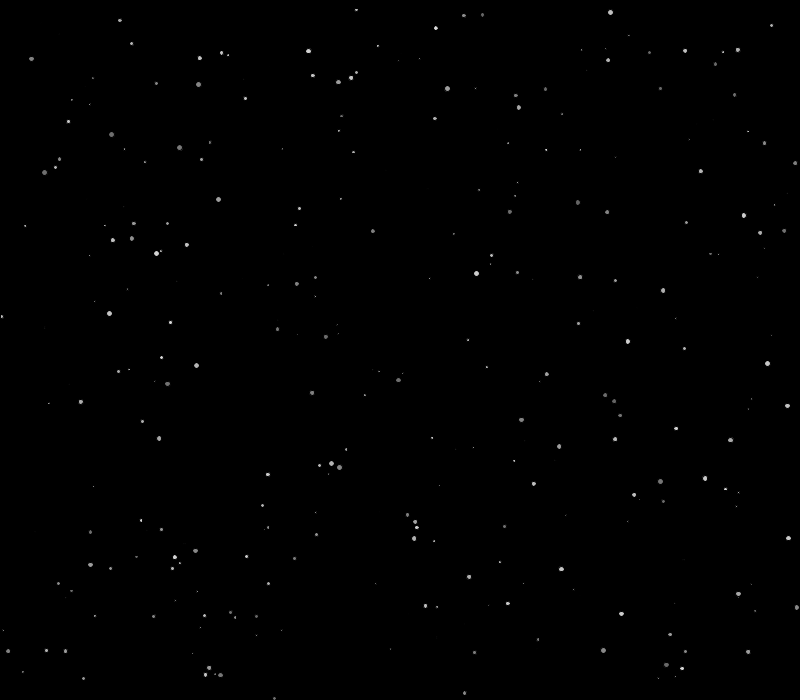
Frame 1 (no input)
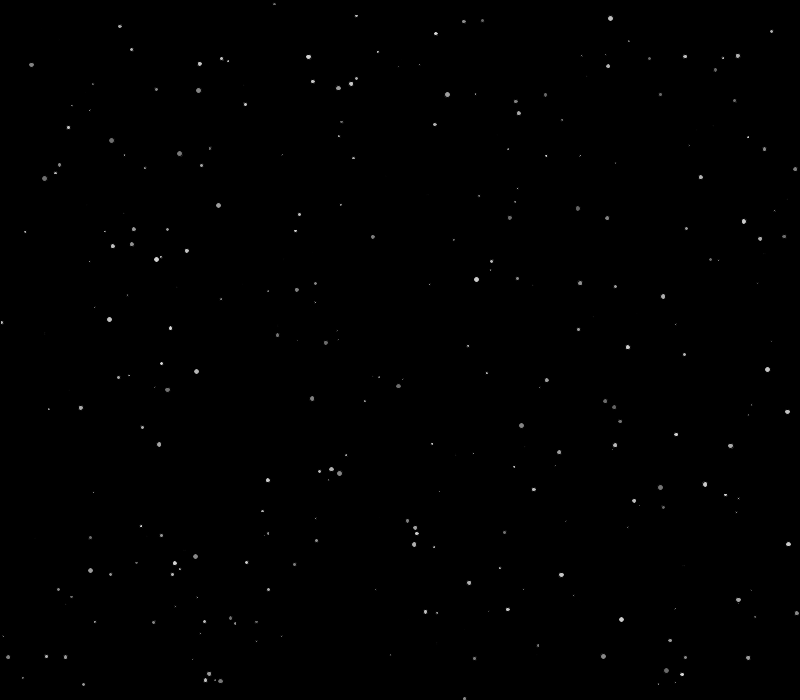
Frame 60 (the mouse pressed at the canvas centre just before this capture)
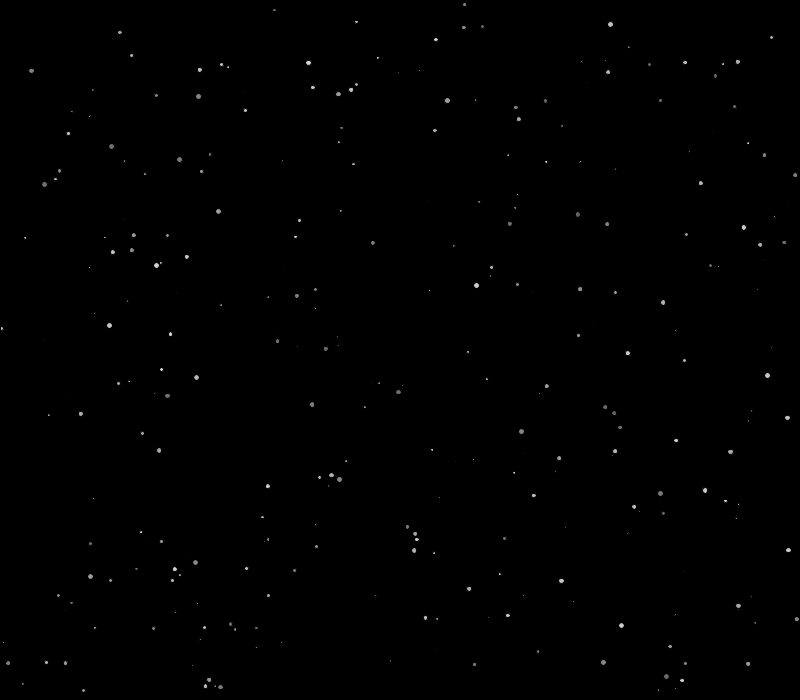
Frame 120 (the mouse held since frame 60 and released just before this capture)

The Processing sketch that drew these frames (run headless with seeded random() and noise(); from frame 60 on, the mouse is pressed at the canvas centre):

// Processing sketch: week_8
// ── week_8.pde
int stars = 300;

float [] x = new float [stars]; //this declares x as an array
float [] y = new float [stars];
float [] shade = new float [stars];
float [] diameter = new float [stars];

void setup () {
  size (800, 700);

  //(arrays have a property called .length .... example: x.length)
  // x= new float [5]; //this creates an array of five empty float values for x

  //x[0] = 30;
  //x[1] = 66;
  //x[2]= 1;
  //x[3] = 95;
  //x[4] = 112;

  for (int i = 0; i<x.length; i++) {
    x[i] = random (1, width);
    y[i] = random (1, height);
    shade [i] = random (100, 220);
    diameter [i] = random (1, 6);
  }
}


void draw () {
  background(0);

  for (int i=0; i<x.length; i++) {
    fill(shade[i]);
    ellipse(x[i], y[i], diameter[i], diameter[i]);
    y[i] += 0.1;
    if (y[i]>height) {
      y[i] = 0;
    }
  }
}
